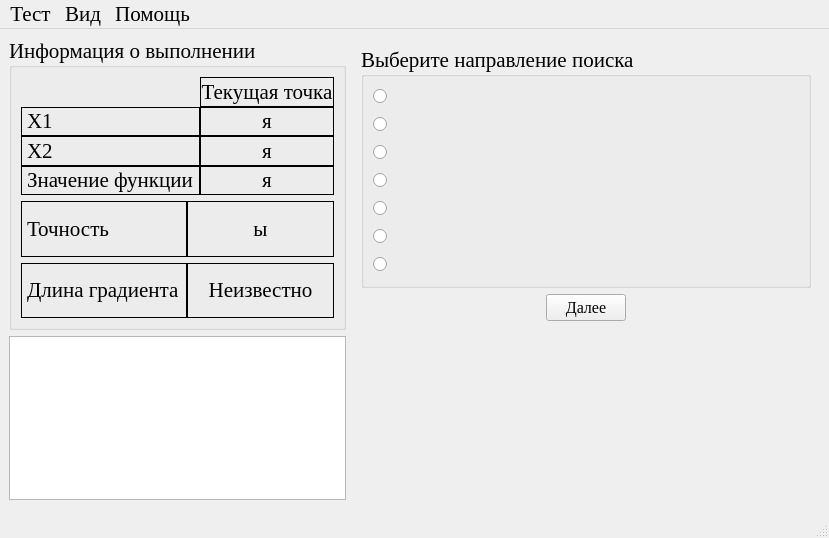
<?xml version="1.0" encoding="UTF-8"?>
<ui version="4.0">
 <class>NotWen</class>
 <widget class="QMainWindow" name="NotWen">
  <property name="windowModality">
   <enum>Qt::ApplicationModal</enum>
  </property>
  <property name="geometry">
   <rect>
    <x>0</x>
    <y>0</y>
    <width>829</width>
    <height>538</height>
   </rect>
  </property>
  <property name="font">
   <font>
    <family>Times New Roman</family>
    <pointsize>16</pointsize>
   </font>
  </property>
  <property name="windowTitle">
   <string>Метод Ньютона</string>
  </property>
  <property name="windowIcon">
   <iconset resource="data.qrc">
    <normaloff>:/icon/icon.bmp</normaloff>:/icon/icon.bmp</iconset>
  </property>
  <widget class="QWidget" name="centralwidget">
   <layout class="QGridLayout" name="gridLayout_17" columnstretch="1,2">
    <item row="0" column="0">
     <widget class="QGroupBox" name="groupBox_2">
      <property name="title">
       <string>Информация о выполнении</string>
      </property>
      <layout class="QGridLayout" name="gridLayout_6">
       <item row="0" column="0">
        <layout class="QGridLayout" name="gridLayout_3" columnstretch="1,1">
         <property name="spacing">
          <number>0</number>
         </property>
         <item row="0" column="1">
          <widget class="QLabel" name="label_11">
           <property name="frameShape">
            <enum>QFrame::Box</enum>
           </property>
           <property name="text">
            <string>Текущая точка</string>
           </property>
           <property name="alignment">
            <set>Qt::AlignCenter</set>
           </property>
           <property name="textInteractionFlags">
            <set>Qt::LinksAccessibleByMouse|Qt::TextSelectableByMouse</set>
           </property>
          </widget>
         </item>
         <item row="1" column="0">
          <widget class="QLabel" name="label_5">
           <property name="frameShape">
            <enum>QFrame::Box</enum>
           </property>
           <property name="text">
            <string>Х1</string>
           </property>
           <property name="textInteractionFlags">
            <set>Qt::LinksAccessibleByMouse|Qt::TextSelectableByMouse</set>
           </property>
          </widget>
         </item>
         <item row="1" column="1">
          <widget class="QLabel" name="x1_lb">
           <property name="frameShape">
            <enum>QFrame::Box</enum>
           </property>
           <property name="text">
            <string>я</string>
           </property>
           <property name="alignment">
            <set>Qt::AlignCenter</set>
           </property>
           <property name="textInteractionFlags">
            <set>Qt::LinksAccessibleByMouse|Qt::TextSelectableByMouse</set>
           </property>
          </widget>
         </item>
         <item row="2" column="0">
          <widget class="QLabel" name="label_6">
           <property name="frameShape">
            <enum>QFrame::Box</enum>
           </property>
           <property name="text">
            <string>Х2</string>
           </property>
           <property name="textInteractionFlags">
            <set>Qt::LinksAccessibleByMouse|Qt::TextSelectableByMouse</set>
           </property>
          </widget>
         </item>
         <item row="2" column="1">
          <widget class="QLabel" name="x2_lb">
           <property name="frameShape">
            <enum>QFrame::Box</enum>
           </property>
           <property name="text">
            <string>я</string>
           </property>
           <property name="alignment">
            <set>Qt::AlignCenter</set>
           </property>
           <property name="textInteractionFlags">
            <set>Qt::LinksAccessibleByMouse|Qt::TextSelectableByMouse</set>
           </property>
          </widget>
         </item>
         <item row="3" column="0">
          <widget class="QLabel" name="label_10">
           <property name="frameShape">
            <enum>QFrame::Box</enum>
           </property>
           <property name="text">
            <string>Значение функции</string>
           </property>
           <property name="textInteractionFlags">
            <set>Qt::LinksAccessibleByMouse|Qt::TextSelectableByMouse</set>
           </property>
          </widget>
         </item>
         <item row="3" column="1">
          <widget class="QLabel" name="fsign_lb">
           <property name="frameShape">
            <enum>QFrame::Box</enum>
           </property>
           <property name="text">
            <string>я</string>
           </property>
           <property name="alignment">
            <set>Qt::AlignCenter</set>
           </property>
           <property name="textInteractionFlags">
            <set>Qt::LinksAccessibleByMouse|Qt::TextSelectableByMouse</set>
           </property>
          </widget>
         </item>
        </layout>
       </item>
       <item row="1" column="0">
        <layout class="QGridLayout" name="gridLayout_2" columnstretch="1,1">
         <property name="horizontalSpacing">
          <number>0</number>
         </property>
         <item row="0" column="0">
          <widget class="QLabel" name="label">
           <property name="frameShape">
            <enum>QFrame::Box</enum>
           </property>
           <property name="text">
            <string>Точность</string>
           </property>
           <property name="textInteractionFlags">
            <set>Qt::LinksAccessibleByMouse|Qt::TextSelectableByMouse</set>
           </property>
          </widget>
         </item>
         <item row="0" column="1">
          <widget class="QLabel" name="precision_lb">
           <property name="frameShape">
            <enum>QFrame::Box</enum>
           </property>
           <property name="text">
            <string>ы</string>
           </property>
           <property name="alignment">
            <set>Qt::AlignCenter</set>
           </property>
           <property name="textInteractionFlags">
            <set>Qt::LinksAccessibleByMouse|Qt::TextSelectableByMouse</set>
           </property>
          </widget>
         </item>
         <item row="1" column="0">
          <widget class="QLabel" name="label_7">
           <property name="frameShape">
            <enum>QFrame::Box</enum>
           </property>
           <property name="text">
            <string>Длина градиента</string>
           </property>
           <property name="textInteractionFlags">
            <set>Qt::LinksAccessibleByMouse|Qt::TextSelectableByMouse</set>
           </property>
          </widget>
         </item>
         <item row="1" column="1">
          <widget class="QLabel" name="length_grad_lb">
           <property name="frameShape">
            <enum>QFrame::Box</enum>
           </property>
           <property name="text">
            <string>Неизвестно</string>
           </property>
           <property name="alignment">
            <set>Qt::AlignCenter</set>
           </property>
           <property name="textInteractionFlags">
            <set>Qt::LinksAccessibleByMouse|Qt::TextSelectableByMouse</set>
           </property>
          </widget>
         </item>
        </layout>
       </item>
      </layout>
     </widget>
    </item>
    <item row="0" column="1">
     <widget class="QStackedWidget" name="stackedWidget">
      <property name="currentIndex">
       <number>0</number>
      </property>
      <widget class="QWidget" name="direction_search">
       <layout class="QGridLayout" name="gridLayout_4" rowstretch="1,0">
        <item row="0" column="0">
         <widget class="QGroupBox" name="groupBox">
          <property name="font">
           <font>
            <weight>50</weight>
            <bold>false</bold>
           </font>
          </property>
          <property name="title">
           <string>Выберите направление поиска</string>
          </property>
          <layout class="QGridLayout" name="gridLayout" columnstretch="0,1">
           <item row="0" column="0">
            <widget class="QRadioButton" name="gxk">
             <property name="font">
              <font>
               <pointsize>14</pointsize>
              </font>
             </property>
            </widget>
           </item>
           <item row="0" column="1">
            <widget class="QLabel" name="label_8">
             <property name="font">
              <font>
               <pointsize>14</pointsize>
              </font>
             </property>
             <property name="pixmap">
              <pixmap resource="data.qrc">:/icon/NotWen/g(xk).bmp</pixmap>
             </property>
            </widget>
           </item>
           <item row="1" column="0">
            <widget class="QRadioButton" name="gradfxk">
             <property name="font">
              <font>
               <pointsize>14</pointsize>
              </font>
             </property>
            </widget>
           </item>
           <item row="1" column="1">
            <widget class="QLabel" name="label_9">
             <property name="font">
              <font>
               <pointsize>14</pointsize>
              </font>
             </property>
             <property name="pixmap">
              <pixmap resource="data.qrc">:/icon/NotWen/gradf(xk).bmp</pixmap>
             </property>
            </widget>
           </item>
           <item row="2" column="0">
            <widget class="QRadioButton" name="_g_xkgradfxk">
             <property name="font">
              <font>
               <pointsize>14</pointsize>
              </font>
             </property>
            </widget>
           </item>
           <item row="2" column="1">
            <widget class="QLabel" name="label_12">
             <property name="font">
              <font>
               <pointsize>14</pointsize>
              </font>
             </property>
             <property name="pixmap">
              <pixmap resource="data.qrc">:/icon/NotWen/_g_(xk)gradf(xk).bmp</pixmap>
             </property>
            </widget>
           </item>
           <item row="3" column="0">
            <widget class="QRadioButton" name="g_xkgradfxk">
             <property name="font">
              <font>
               <pointsize>14</pointsize>
              </font>
             </property>
            </widget>
           </item>
           <item row="3" column="1">
            <widget class="QLabel" name="label_13">
             <property name="font">
              <font>
               <pointsize>14</pointsize>
              </font>
             </property>
             <property name="pixmap">
              <pixmap resource="data.qrc">:/icon/NotWen/g_(xk)gradf(xk).bmp</pixmap>
             </property>
            </widget>
           </item>
           <item row="4" column="0">
            <widget class="QRadioButton" name="gxkgradfxk">
             <property name="font">
              <font>
               <pointsize>14</pointsize>
              </font>
             </property>
            </widget>
           </item>
           <item row="4" column="1">
            <widget class="QLabel" name="label_14">
             <property name="font">
              <font>
               <pointsize>14</pointsize>
              </font>
             </property>
             <property name="pixmap">
              <pixmap resource="data.qrc">:/icon/NotWen/g(xk)gradf(xk).bmp</pixmap>
             </property>
            </widget>
           </item>
           <item row="5" column="0">
            <widget class="QRadioButton" name="gradfxkgxk">
             <property name="font">
              <font>
               <pointsize>14</pointsize>
              </font>
             </property>
            </widget>
           </item>
           <item row="5" column="1">
            <widget class="QLabel" name="label_15">
             <property name="font">
              <font>
               <pointsize>14</pointsize>
              </font>
             </property>
             <property name="pixmap">
              <pixmap resource="data.qrc">:/icon/NotWen/gradf(xk)g(xk).bmp</pixmap>
             </property>
            </widget>
           </item>
           <item row="6" column="0">
            <widget class="QRadioButton" name="gradfxkg_xk">
             <property name="font">
              <font>
               <pointsize>14</pointsize>
              </font>
             </property>
            </widget>
           </item>
           <item row="6" column="1">
            <widget class="QLabel" name="label_16">
             <property name="font">
              <font>
               <pointsize>14</pointsize>
              </font>
             </property>
             <property name="pixmap">
              <pixmap resource="data.qrc">:/icon/NotWen/gradf(xk)g_(xk).bmp</pixmap>
             </property>
            </widget>
           </item>
          </layout>
         </widget>
        </item>
        <item row="1" column="0">
         <layout class="QHBoxLayout" name="horizontalLayout_2">
          <item>
           <spacer name="horizontalSpacer">
            <property name="orientation">
             <enum>Qt::Horizontal</enum>
            </property>
            <property name="sizeHint" stdset="0">
             <size>
              <width>40</width>
              <height>20</height>
             </size>
            </property>
           </spacer>
          </item>
          <item>
           <widget class="QPushButton" name="next1_bt">
            <property name="font">
             <font>
              <pointsize>12</pointsize>
             </font>
            </property>
            <property name="text">
             <string>Далее</string>
            </property>
           </widget>
          </item>
          <item>
           <spacer name="horizontalSpacer_2">
            <property name="orientation">
             <enum>Qt::Horizontal</enum>
            </property>
            <property name="sizeHint" stdset="0">
             <size>
              <width>40</width>
              <height>20</height>
             </size>
            </property>
           </spacer>
          </item>
         </layout>
        </item>
       </layout>
      </widget>
      <widget class="QWidget" name="definitions">
       <layout class="QGridLayout" name="gridLayout_10" rowstretch="1,0">
        <item row="0" column="0">
         <widget class="QGroupBox" name="groupBox_5">
          <property name="title">
           <string>Координаты вектора градиента - это...</string>
          </property>
          <layout class="QGridLayout" name="gridLayout_5">
           <item row="0" column="0">
            <widget class="QRadioButton" name="proizvod_first">
             <property name="font">
              <font>
               <pointsize>14</pointsize>
              </font>
             </property>
             <property name="text">
              <string>производные первого порядка</string>
             </property>
            </widget>
           </item>
           <item row="1" column="0">
            <widget class="QRadioButton" name="part_proizvod_first">
             <property name="font">
              <font>
               <pointsize>14</pointsize>
              </font>
             </property>
             <property name="text">
              <string>частные производные первого порядка</string>
             </property>
            </widget>
           </item>
           <item row="2" column="0">
            <widget class="QRadioButton" name="proizvod_second">
             <property name="font">
              <font>
               <pointsize>14</pointsize>
              </font>
             </property>
             <property name="text">
              <string>производные второго порядка</string>
             </property>
            </widget>
           </item>
           <item row="3" column="0">
            <widget class="QRadioButton" name="part_proizvod_second">
             <property name="font">
              <font>
               <pointsize>14</pointsize>
              </font>
             </property>
             <property name="text">
              <string>частные производные второго порядка</string>
             </property>
            </widget>
           </item>
          </layout>
         </widget>
        </item>
        <item row="1" column="0">
         <layout class="QHBoxLayout" name="horizontalLayout_6">
          <item>
           <spacer name="horizontalSpacer_5">
            <property name="orientation">
             <enum>Qt::Horizontal</enum>
            </property>
            <property name="sizeHint" stdset="0">
             <size>
              <width>40</width>
              <height>20</height>
             </size>
            </property>
           </spacer>
          </item>
          <item>
           <widget class="QPushButton" name="next2_bt">
            <property name="font">
             <font>
              <pointsize>12</pointsize>
             </font>
            </property>
            <property name="text">
             <string>Далее</string>
            </property>
           </widget>
          </item>
          <item>
           <spacer name="horizontalSpacer_6">
            <property name="orientation">
             <enum>Qt::Horizontal</enum>
            </property>
            <property name="sizeHint" stdset="0">
             <size>
              <width>40</width>
              <height>20</height>
             </size>
            </property>
           </spacer>
          </item>
         </layout>
        </item>
       </layout>
      </widget>
      <widget class="QWidget" name="in_grad">
       <layout class="QGridLayout" name="gridLayout_8" rowstretch="1,0">
        <item row="0" column="0">
         <widget class="QGroupBox" name="groupBox_4">
          <property name="title">
           <string>Введите градиент</string>
          </property>
          <layout class="QGridLayout" name="gridLayout_7">
           <item row="0" column="0">
            <layout class="QHBoxLayout" name="horizontalLayout_4" stretch="0,1">
             <item>
              <widget class="QLabel" name="label_2">
               <property name="font">
                <font>
                 <pointsize>14</pointsize>
                </font>
               </property>
               <property name="pixmap">
                <pixmap resource="data.qrc">:/icon/dfdx1.bmp</pixmap>
               </property>
              </widget>
             </item>
             <item>
              <widget class="QLineEdit" name="dfdx1">
               <property name="font">
                <font>
                 <pointsize>14</pointsize>
                </font>
               </property>
              </widget>
             </item>
            </layout>
           </item>
           <item row="1" column="0">
            <layout class="QHBoxLayout" name="horizontalLayout_5">
             <item>
              <widget class="QLabel" name="label_4">
               <property name="font">
                <font>
                 <pointsize>14</pointsize>
                </font>
               </property>
               <property name="pixmap">
                <pixmap resource="data.qrc">:/icon/dfdx2.bmp</pixmap>
               </property>
              </widget>
             </item>
             <item>
              <widget class="QLineEdit" name="dfdx2">
               <property name="font">
                <font>
                 <pointsize>14</pointsize>
                </font>
               </property>
              </widget>
             </item>
            </layout>
           </item>
          </layout>
         </widget>
        </item>
        <item row="1" column="0">
         <layout class="QHBoxLayout" name="horizontalLayout_3">
          <item>
           <spacer name="horizontalSpacer_3">
            <property name="orientation">
             <enum>Qt::Horizontal</enum>
            </property>
            <property name="sizeHint" stdset="0">
             <size>
              <width>40</width>
              <height>20</height>
             </size>
            </property>
           </spacer>
          </item>
          <item>
           <widget class="QPushButton" name="next3_bt">
            <property name="font">
             <font>
              <pointsize>12</pointsize>
             </font>
            </property>
            <property name="text">
             <string>Далее</string>
            </property>
           </widget>
          </item>
          <item>
           <spacer name="horizontalSpacer_4">
            <property name="orientation">
             <enum>Qt::Horizontal</enum>
            </property>
            <property name="sizeHint" stdset="0">
             <size>
              <width>40</width>
              <height>20</height>
             </size>
            </property>
           </spacer>
          </item>
         </layout>
        </item>
       </layout>
      </widget>
      <widget class="QWidget" name="criterion_stop">
       <layout class="QGridLayout" name="gridLayout_12" rowstretch="1,0">
        <item row="0" column="0">
         <widget class="QGroupBox" name="groupBox_6">
          <property name="title">
           <string>Выберите критерий остановки</string>
          </property>
          <layout class="QGridLayout" name="gridLayout_9" columnstretch="0,1">
           <item row="0" column="0">
            <widget class="QRadioButton" name="fxk1_fxk">
             <property name="font">
              <font>
               <pointsize>14</pointsize>
              </font>
             </property>
            </widget>
           </item>
           <item row="0" column="1">
            <widget class="QLabel" name="label_17">
             <property name="pixmap">
              <pixmap resource="data.qrc">:/icon/NotWen/f(xk1)_f(xk).bmp</pixmap>
             </property>
            </widget>
           </item>
           <item row="1" column="0">
            <widget class="QRadioButton" name="gradfxk_more">
             <property name="font">
              <font>
               <pointsize>14</pointsize>
              </font>
             </property>
            </widget>
           </item>
           <item row="1" column="1">
            <widget class="QLabel" name="label_18">
             <property name="pixmap">
              <pixmap resource="data.qrc">:/icon/NotWen/gradf(xk)_more.bmp</pixmap>
             </property>
            </widget>
           </item>
           <item row="2" column="0">
            <widget class="QRadioButton" name="xk1_xk">
             <property name="font">
              <font>
               <pointsize>14</pointsize>
              </font>
             </property>
            </widget>
           </item>
           <item row="2" column="1">
            <widget class="QLabel" name="label_19">
             <property name="pixmap">
              <pixmap resource="data.qrc">:/icon/NotWen/xk1_xk.bmp</pixmap>
             </property>
            </widget>
           </item>
           <item row="3" column="0">
            <widget class="QRadioButton" name="gradfxk_less">
             <property name="font">
              <font>
               <pointsize>14</pointsize>
              </font>
             </property>
            </widget>
           </item>
           <item row="3" column="1">
            <widget class="QLabel" name="label_20">
             <property name="pixmap">
              <pixmap resource="data.qrc">:/icon/NotWen/gradf(xk)_less.bmp</pixmap>
             </property>
            </widget>
           </item>
           <item row="4" column="0">
            <widget class="QRadioButton" name="gxk_less"/>
           </item>
           <item row="4" column="1">
            <widget class="QLabel" name="label_21">
             <property name="pixmap">
              <pixmap resource="data.qrc">:/icon/NotWen/g(xk)_less.bmp</pixmap>
             </property>
            </widget>
           </item>
          </layout>
         </widget>
        </item>
        <item row="1" column="0">
         <layout class="QHBoxLayout" name="horizontalLayout_7">
          <item>
           <spacer name="horizontalSpacer_7">
            <property name="orientation">
             <enum>Qt::Horizontal</enum>
            </property>
            <property name="sizeHint" stdset="0">
             <size>
              <width>40</width>
              <height>20</height>
             </size>
            </property>
           </spacer>
          </item>
          <item>
           <widget class="QPushButton" name="next4_bt">
            <property name="font">
             <font>
              <pointsize>12</pointsize>
             </font>
            </property>
            <property name="text">
             <string>Далее</string>
            </property>
           </widget>
          </item>
          <item>
           <spacer name="horizontalSpacer_8">
            <property name="orientation">
             <enum>Qt::Horizontal</enum>
            </property>
            <property name="sizeHint" stdset="0">
             <size>
              <width>40</width>
              <height>20</height>
             </size>
            </property>
           </spacer>
          </item>
         </layout>
        </item>
       </layout>
      </widget>
      <widget class="QWidget" name="change_action">
       <layout class="QGridLayout" name="gridLayout_13" rowstretch="1,0">
        <item row="0" column="0">
         <widget class="QGroupBox" name="groupBox_3">
          <property name="title">
           <string>Выберите действие</string>
          </property>
          <layout class="QGridLayout" name="gridLayout_11">
           <item row="0" column="0">
            <widget class="QRadioButton" name="stop">
             <property name="font">
              <font>
               <pointsize>14</pointsize>
              </font>
             </property>
             <property name="text">
              <string>Остановиться</string>
             </property>
            </widget>
           </item>
           <item row="1" column="0">
            <widget class="QRadioButton" name="to_continue">
             <property name="font">
              <font>
               <pointsize>14</pointsize>
              </font>
             </property>
             <property name="text">
              <string>Продолжить</string>
             </property>
            </widget>
           </item>
          </layout>
         </widget>
        </item>
        <item row="1" column="0">
         <layout class="QHBoxLayout" name="horizontalLayout_8">
          <item>
           <spacer name="horizontalSpacer_9">
            <property name="orientation">
             <enum>Qt::Horizontal</enum>
            </property>
            <property name="sizeHint" stdset="0">
             <size>
              <width>40</width>
              <height>20</height>
             </size>
            </property>
           </spacer>
          </item>
          <item>
           <widget class="QPushButton" name="next5_bt">
            <property name="font">
             <font>
              <pointsize>12</pointsize>
             </font>
            </property>
            <property name="text">
             <string>Далее</string>
            </property>
           </widget>
          </item>
          <item>
           <spacer name="horizontalSpacer_10">
            <property name="orientation">
             <enum>Qt::Horizontal</enum>
            </property>
            <property name="sizeHint" stdset="0">
             <size>
              <width>40</width>
              <height>20</height>
             </size>
            </property>
           </spacer>
          </item>
         </layout>
        </item>
       </layout>
      </widget>
      <widget class="QWidget" name="gessian">
       <layout class="QGridLayout" name="gridLayout_16">
        <item row="0" column="0">
         <widget class="QGroupBox" name="groupBox_7">
          <property name="title">
           <string>Введите гессиан</string>
          </property>
          <layout class="QGridLayout" name="gridLayout_15" columnstretch="0,1,1">
           <item row="0" column="0" rowspan="2">
            <widget class="QLabel" name="label_3">
             <property name="font">
              <font>
               <pointsize>14</pointsize>
              </font>
             </property>
             <property name="pixmap">
              <pixmap resource="data.qrc">:/icon/NotWen/g(x)_rav.bmp</pixmap>
             </property>
            </widget>
           </item>
           <item row="0" column="1">
            <widget class="QLineEdit" name="dfdx1dx1">
             <property name="font">
              <font>
               <pointsize>14</pointsize>
              </font>
             </property>
            </widget>
           </item>
           <item row="0" column="2">
            <widget class="QLineEdit" name="dfdx1dx2">
             <property name="font">
              <font>
               <pointsize>14</pointsize>
              </font>
             </property>
            </widget>
           </item>
           <item row="1" column="1">
            <widget class="QLineEdit" name="dfdx2dx1">
             <property name="font">
              <font>
               <pointsize>14</pointsize>
              </font>
             </property>
            </widget>
           </item>
           <item row="1" column="2">
            <widget class="QLineEdit" name="dfdx2dx2">
             <property name="font">
              <font>
               <pointsize>14</pointsize>
              </font>
             </property>
            </widget>
           </item>
          </layout>
         </widget>
        </item>
        <item row="1" column="0">
         <widget class="QGroupBox" name="groupBox_8">
          <property name="title">
           <string>Введите обратный гессиан</string>
          </property>
          <layout class="QGridLayout" name="gridLayout_14" columnstretch="0,1,1">
           <item row="0" column="0" rowspan="2">
            <widget class="QLabel" name="label_22">
             <property name="font">
              <font>
               <pointsize>14</pointsize>
              </font>
             </property>
             <property name="pixmap">
              <pixmap resource="data.qrc">:/icon/NotWen/g_(x)_rav.bmp</pixmap>
             </property>
            </widget>
           </item>
           <item row="0" column="1">
            <widget class="QLineEdit" name="gess11">
             <property name="font">
              <font>
               <pointsize>14</pointsize>
              </font>
             </property>
            </widget>
           </item>
           <item row="0" column="2">
            <widget class="QLineEdit" name="gess12">
             <property name="font">
              <font>
               <pointsize>14</pointsize>
              </font>
             </property>
            </widget>
           </item>
           <item row="1" column="1">
            <widget class="QLineEdit" name="gess21">
             <property name="font">
              <font>
               <pointsize>14</pointsize>
              </font>
             </property>
            </widget>
           </item>
           <item row="1" column="2">
            <widget class="QLineEdit" name="gess22">
             <property name="font">
              <font>
               <pointsize>14</pointsize>
              </font>
             </property>
            </widget>
           </item>
          </layout>
         </widget>
        </item>
        <item row="2" column="0">
         <layout class="QHBoxLayout" name="horizontalLayout_9">
          <item>
           <spacer name="horizontalSpacer_11">
            <property name="orientation">
             <enum>Qt::Horizontal</enum>
            </property>
            <property name="sizeHint" stdset="0">
             <size>
              <width>40</width>
              <height>20</height>
             </size>
            </property>
           </spacer>
          </item>
          <item>
           <widget class="QPushButton" name="next6_bt">
            <property name="font">
             <font>
              <pointsize>12</pointsize>
             </font>
            </property>
            <property name="text">
             <string>Далее</string>
            </property>
           </widget>
          </item>
          <item>
           <spacer name="horizontalSpacer_12">
            <property name="orientation">
             <enum>Qt::Horizontal</enum>
            </property>
            <property name="sizeHint" stdset="0">
             <size>
              <width>40</width>
              <height>20</height>
             </size>
            </property>
           </spacer>
          </item>
         </layout>
        </item>
       </layout>
      </widget>
      <widget class="QWidget" name="blank"/>
     </widget>
    </item>
    <item row="1" column="0">
     <widget class="QTextBrowser" name="LogTxtBrsr">
      <property name="font">
       <font>
        <pointsize>14</pointsize>
       </font>
      </property>
     </widget>
    </item>
   </layout>
  </widget>
  <widget class="QMenuBar" name="menubar">
   <property name="geometry">
    <rect>
     <x>0</x>
     <y>0</y>
     <width>829</width>
     <height>23</height>
    </rect>
   </property>
   <widget class="QMenu" name="menu">
    <property name="title">
     <string>Тест</string>
    </property>
    <addaction name="recomenc_acn"/>
    <addaction name="separator"/>
    <addaction name="exit"/>
   </widget>
   <widget class="QMenu" name="menu_2">
    <property name="title">
     <string>Вид</string>
    </property>
    <addaction name="difiniFonto_act"/>
   </widget>
   <widget class="QMenu" name="menu_3">
    <property name="title">
     <string>Помощь</string>
    </property>
    <addaction name="helpo_action"/>
   </widget>
   <addaction name="menu"/>
   <addaction name="menu_2"/>
   <addaction name="menu_3"/>
  </widget>
  <widget class="QStatusBar" name="statusbar"/>
  <action name="recomenc_acn">
   <property name="text">
    <string>Начать заново</string>
   </property>
  </action>
  <action name="exit">
   <property name="text">
    <string>Выйти из программы</string>
   </property>
  </action>
  <action name="difiniFonto_act">
   <property name="text">
    <string>Настроть шрифт</string>
   </property>
  </action>
  <action name="helpo_action">
   <property name="text">
    <string>Справка</string>
   </property>
  </action>
 </widget>
 <resources>
  <include location="data.qrc"/>
 </resources>
 <connections/>
</ui>
